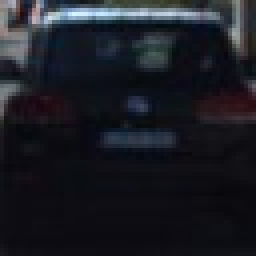
#> input picture Term 1/P5_Vehicle_Detection/Class-Lessons/vehicles_smallset/cars1/108.jpeg, 64 x 64 px (shown 4 times larger); its folder holds only this picture in this run
$ jupyter execute --allow-errors HOG-Classify.ipynb
#> lines starting #> are read from the running program, lines starting #| are printed output that depends on the picture
[cell 1]
import matplotlib.image as mpimg
import matplotlib.pyplot as plt
import numpy as np
import cv2
import glob
import time
from sklearn.svm import LinearSVC
from sklearn.preprocessing import StandardScaler
from skimage.feature import hog
# NOTE: the next import is only valid for scikit-learn version <= 0.17
# for scikit-learn >= 0.18 use:
# from sklearn.model_selection import train_test_split
from sklearn.model_selection import train_test_split

[cell 2]
# Define a function to return HOG features and visualization
def get_hog_features(img, orient, pix_per_cell, cell_per_block,
                        vis=False, feature_vec=True):
    # Call with two outputs if vis==True
    if vis == True:
        features, hog_image = hog(img, orientations=orient, pixels_per_cell=(pix_per_cell, pix_per_cell),
                                  cells_per_block=(cell_per_block, cell_per_block), transform_sqrt=True,
                                  visualise=vis, feature_vector=feature_vec)
        return features, hog_image
    # Otherwise call with one output
    else:
        features = hog(img, orientations=orient, pixels_per_cell=(pix_per_cell, pix_per_cell),
                       cells_per_block=(cell_per_block, cell_per_block), transform_sqrt=True,
                       visualise=vis, feature_vector=feature_vec)
        return features

[cell 3]
# Define a function to extract features from a list of images
# Have this function call bin_spatial() and color_hist()
def extract_features(imgs, cspace='RGB', orient=9,
                        pix_per_cell=8, cell_per_block=2, hog_channel=0):
    # Create a list to append feature vectors to
#> called with cspace = 'RGB', orient = 9, pix_per_cell = 8, cell_per_block = 2, hog_channel = 0
    features = []
    # Iterate through the list of images
    for file in imgs:
        # Read in each one by one
        image = mpimg.imread(file)
#> image is the input picture: shape (64, 64, 3); mean R, G, B 27.1, 28.6, 35.7
        # apply color conversion if other than 'RGB'
        if cspace != 'RGB':
            if cspace == 'HSV':
                feature_image = cv2.cvtColor(image, cv2.COLOR_RGB2HSV)
            elif cspace == 'LUV':
                feature_image = cv2.cvtColor(image, cv2.COLOR_RGB2LUV)
            elif cspace == 'HLS':
                feature_image = cv2.cvtColor(image, cv2.COLOR_RGB2HLS)
            elif cspace == 'YUV':
                feature_image = cv2.cvtColor(image, cv2.COLOR_RGB2YUV)
            elif cspace == 'YCrCb':
                feature_image = cv2.cvtColor(image, cv2.COLOR_RGB2YCrCb)
        else: feature_image = np.copy(image)

        # Call get_hog_features() with vis=False, feature_vec=True
        if hog_channel == 'ALL':
            hog_features = []
            for channel in range(feature_image.shape[2]):
                hog_features.append(get_hog_features(feature_image[:,:,channel],
                                    orient, pix_per_cell, cell_per_block,
                                    vis=False, feature_vec=True))
            hog_features = np.ravel(hog_features)
        else:
            hog_features = get_hog_features(feature_image[:,:,hog_channel], orient,
                        pix_per_cell, cell_per_block, vis=False, feature_vec=True)
#> in get_hog_features, `features = hog(img, orientations=orient, pixels_per_cell=(pix_per_cell..`: features = 1764 values, max 0.559 at index 76, min 0 at index 6, mean 0.127
#> in get_hog_features, `features = hog(img, orientations=orient, pixels_per_cell=(pix_per_cell..`:
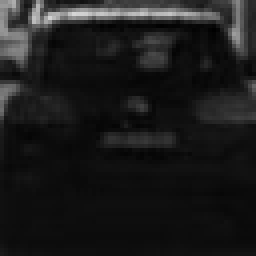
#> img: shape (64, 64) (shown 4 times larger); min 0, max 214, mean 27.1
#> hog_features has the same summary as features in get_hog_features
        # Append the new feature vector to the features list
        features.append(hog_features)
#> pass 2 of the loop in extract_features, `for file in imgs:`:
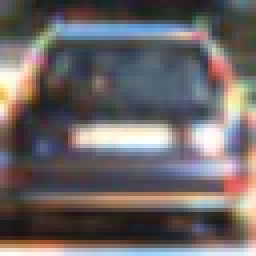
#> input picture Term 1/P5_Vehicle_Detection/Class-Lessons/vehicles_smallset/cars2/405.jpeg, 64 x 64 px (shown 4 times larger)
#> in extract_features, image is the input picture: shape (64, 64, 3); mean R, G, B 108.1, 101.5, 102.5
#> features = 1764 values, max 0.602 at index 634, min 0 at index 17, mean 0.116
#> in get_hog_features (call 2), `features = hog(img, orientations=orient, pixels_per_cell=(pix_per_cell..`:
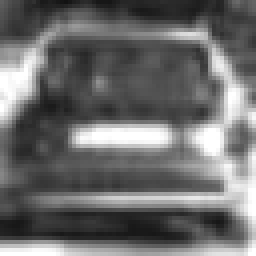
#> img: shape (64, 64) (shown 4 times larger); min 18, max 255, mean 108.1
#> hog_features has the same summary as features in get_hog_features
    # Return list of feature vectors
    return features

[cell 4]
# Divide up into cars and notcars

cars = glob.glob("./vehicles_smallset/*/*.jpeg")
notcars = glob.glob("./non-vehicles_smallset/*/*.jpeg")

[cell 5]
# Reduce the sample size because HOG features are slow to compute
# The quiz evaluator times out after 13s of CPU time
sample_size = 500
cars = cars[0:sample_size]
notcars = notcars[0:sample_size]

### TODO: Tweak these parameters and see how the results change.
colorspace = 'RGB' # Can be RGB, HSV, LUV, HLS, YUV, YCrCb
orient = 9
pix_per_cell = 8
cell_per_block = 2
hog_channel = 0 # Can be 0, 1, 2, or "ALL"

[cell 6]
t=time.time()
car_features = extract_features(cars, cspace=colorspace, orient=orient,
                        pix_per_cell=pix_per_cell, cell_per_block=cell_per_block,
                        hog_channel=hog_channel)
#> car_features = 2 items
notcar_features = extract_features(notcars, cspace=colorspace, orient=orient,
                        pix_per_cell=pix_per_cell, cell_per_block=cell_per_block,
                        hog_channel=hog_channel)
t2 = time.time()
print(round(t2-t, 2), 'Seconds to extract HOG features...')
# Create an array stack of feature vectors
#> (the rest of this cell did not finish here and is left out)
